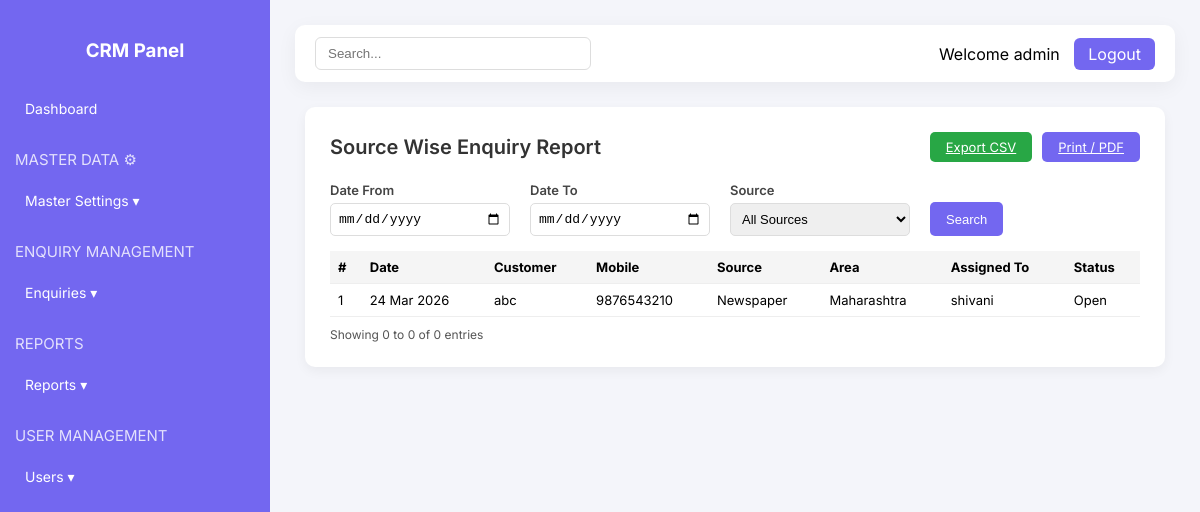
Screenshot of /reports/sourcewise-report (signed in) with the database file from the repository.
### app/models/user.py (models this page shows, shortened)
class User(db.Model, UserMixin):
    __tablename__ = "users"
    id = db.Column(db.Integer, primary_key=True)
    username = db.Column(db.String(150), unique=True, nullable=False)
    email = db.Column(db.String(150), unique=True)
    password = db.Column(db.String(255), nullable=False)
    role = db.Column(db.String(50), nullable=False, default="Admin")
    assigned_enquiries = db.relationship(
        "Enquiry",
        foreign_keys="Enquiry.assigned_to",
        back_populates="assigned_user"
    )
    created_enquiries = db.relationship(
        "Enquiry",
        foreign_keys="Enquiry.created_by",
        back_populates="created_user"
    )

### app/models/enquiry.py (models this page shows)
class Enquiry(db.Model):
    __tablename__ = "enquiries"
    id = db.Column(db.Integer, primary_key=True)
    date = db.Column(db.Date, default=datetime.utcnow)
    customer = db.Column(db.String(100))
    mobile = db.Column(db.String(15))
    alt_mobile = db.Column(db.String(15))
    email = db.Column(db.String(100))
    source = db.Column(db.String(50))
    area = db.Column(db.String(100))
    city = db.Column(db.String(100))
    product = db.Column(db.String(100))
    assigned_to = db.Column(db.Integer, db.ForeignKey("users.id"))
    status = db.Column(db.String(50))       # Open, Followup, Closed
    closed = db.Column(db.String(50))
    assigned_to = db.Column(db.Integer, db.ForeignKey("users.id"), nullable=False)
    assigned_user = db.relationship(
        "User",
        foreign_keys=[assigned_to],
        back_populates="assigned_enquiries"
    )
    created_by = db.Column(db.Integer, db.ForeignKey("users.id"))
    created_user = db.relationship(
        "User",
        foreign_keys=[created_by],
        back_populates="created_enquiries"
    )
    status = db.Column(db.String(50), default="Open")
    closed = db.Column(db.String(20))
    remark = db.Column(db.Text)
    followup_date=db.Column(db.Date, nullable=True)
    followups = db.relationship("FollowUp", backref="enquiry", lazy=True)

### app/routes/reports_routes.py (the view, shortened to what this page needs)
@reports_bp.route("/sourcewise-report", methods=["GET"])
@login_required
def sourcewise_report():
    sources = db.session.query(Enquiry.source).distinct().all()
    date_from = request.args.get("date_from")
    date_to = request.args.get("date_to")
    source = request.args.get("source")
    query = Enquiry.query
    if date_from:
        query = query.filter(Enquiry.date >= date_from)
    if date_to:
        query = query.filter(Enquiry.date <= date_to)
    if source and source != "All Sources":
        query = query.filter(Enquiry.source == source)
    enquiries = query.order_by(Enquiry.date.desc()).all()
    if request.args.get("export") == "pdf":
        return render_template(
            "reports/sourcewise_report.html",
            enquiries=enquiries,
            print_mode=True
        )
    return render_template(
        "reports/sourcewise_report.html",
        enquiries=enquiries,
        sources=[s[0] for s in sources]
    )

### app/routes/auth_routes.py (called while the page is built)
@login_manager.user_loader
def load_user(user_id):
    return User.query.get(int(user_id))

### app/templates/reports/sourcewise_report.html (shortened to what this page needs)
{% extends "dashboard.html" %}
{% block content %}
<div class="container">
<div class="card">
<div class="card-header">
<h2>Source Wise Enquiry Report</h2>
<div class="top-buttons">
    <a href="{{ url_for('reports.sourcewise_report', export='csv', date_from=request.args.get('date_from'), date_to=request.args.get('date_to'), source=request.args.get('source')) }}" class="csv-btn">Export CSV</a>
    <a href="{{ url_for('reports.sourcewise_report', export='pdf', date_from=request.args.get('date_from'), date_to=request.args.get('date_to'), source=request.args.get('source')) }}" class="print-btn">Print / PDF</a>
</div>
</div>
<form method="GET">
<div class="filter-row">
<div class="filter-group">
<label>Date From</label>
<input type="date" name="date_from" value="{{ request.args.get('date_from','') }}">
</div>
<div class="filter-group">
<label>Date To</label>
 <input type="date" name="date_to" value="{{ request.args.get('date_to','') }}">
</div>
<div class="filter-group">
<label>Source</label>
<select name="source">
<option value="">All Sources</option>
</select>
</div>
<button class="search-btn" type="submit">Search</button>
</div>
</form>
<table>
<thead>
<tr>
<th>#</th>
<th>Date</th>
<th>Customer</th>
<th>Mobile</th>
<th>Source</th>
<th>Area</th>
<th>Assigned To</th>
<th>Status</th>
</tr>
</thead>
<tbody>
{% if enquiries %}
    {% for e in enquiries %}
    <tr>
        <td>{{ loop.index }}</td>
        <td>{{ e.date.strftime('%d %b %Y') if e.date else '' }}</td>
        <td>{{ e.customer }}</td>
        <td>{{ e.mobile }}</td>
        <td>{{ e.source }}</td>
        <td>{{ e.area }}</td>
        <td>{{ e.assigned_user.username if e.assigned_user else "" }}</td>
        <td>{{ e.status }}</td>
    </tr>
    {% endfor %}
{% else %}
<tr>
<td colspan="8" class="no-data">
No records found
</td>
</tr>
{% endif %}
</tbody>
</table>
<div class="table-footer">
Showing 0 to 0 of 0 entries
</div>
</div>
</div>
{% endblock %}

### app/templates/dashboard.html (shortened to what this page needs)
<!DOCTYPE html>
<html>
<head>
</head>
<body>
<div class="wrapper">
<div class="sidebar">
<h3>CRM Panel</h3>
<ul>
<li><a href="{{ url_for('dashboard.admin_dashboard') }}">Dashboard</a></li>
<p class="section-title">MASTER DATA ⚙</p>
<li>
<a onclick="toggleMenu('masterMenu')">Master Settings ▾</a>
</li>
<p class="section-title">ENQUIRY MANAGEMENT</p>
<li>
  <a onclick="toggleMenu('enquiryMenu')">Enquiries ▾</a>
</li>
<p class="section-title">REPORTS</p>
<li>
<a onclick="toggleMenu('reportsMenu')">Reports ▾</a>
</li>
<p class="section-title">USER MANAGEMENT</p>
<li>
<a onclick="toggleMenu('usersMenu')">Users ▾</a>
</li>
</ul>
</div>
<div class="content">
<div class="topbar">
<input class="search-input" type="text" placeholder="Search...">
<div>
<span style="margin-right:10px;">Welcome {{ current_user.username }}</span>
<a href="{{ url_for('auth.logout') }}" class="logout-btn">Logout</a>
</div>
</div>
{% set stats = stats or {} %}
{% block content %}{% endblock %}
</div>
</div>
</body>
</html>

### app/templates/dashboard.html (style rules this page uses)
body { margin:0; font-family: 'Inter', sans-serif; background:#f4f5fa; }
.wrapper { display:flex; }
.sidebar { width:240px; background:#7367f0; color:white; min-height:100vh; padding:20px 15px; transition: width 0.3s; }
.sidebar h3 { text-align:center; margin-bottom:30px; }
.sidebar ul { list-style:none; padding:0; }
.sidebar ul li { margin:8px 0; }
.sidebar ul li a { color:white; text-decoration:none; display:block; padding:8px 10px; border-radius:6px; font-size:14px; cursor:pointer; }
.content { flex:1; padding:25px; }
.topbar { display:flex; justify-content:space-between; align-items:center; background:white; padding:12px 20px; border-radius:10px; box-shadow:0 5px 20px rgba(0,0,0,0.05); margin-bottom:20px; }
.search-input { padding:8px 12px; border:1px solid #ddd; border-radius:6px; width:250px; }
.logout-btn { background:#7367f0; color:white; padding:6px 14px; border-radius:6px; text-decoration:none; }
.card { background:white; padding:20px; border-radius:12px; box-shadow:0 5px 20px rgba(0,0,0,0.05); }
.card h2 { margin:0; }
.section-title { margin-top:25px; font-size:15px; opacity:0.8; }

### app/templates/reports/sourcewise_report.html (style rules this page uses)
.container { max-width:1100px; margin:25px auto; padding:0 10px; }
.card { background:#fff; padding:25px; border-radius:10px; box-shadow:0 4px 12px rgba(0,0,0,0.05); }
.card-header { display:flex; justify-content:space-between; align-items:center; margin-bottom:20px; }
.card-header h2 { margin:0; font-size:20px; font-weight:600; color:#333; }
.top-buttons { display:flex; gap:10px; }
.csv-btn { background:#28a745; color:white; border:none; padding:7px 16px; border-radius:5px; cursor:pointer; font-size:13px; }
.print-btn { background:#7367f0; color:white; border:none; padding:7px 16px; border-radius:5px; cursor:pointer; font-size:13px; }
.filter-row { display:flex; gap:20px; align-items:end; margin-bottom:15px; flex-wrap:wrap; }
.filter-group { display:flex; flex-direction:column; width:180px; }
.filter-group label { font-size:13px; font-weight:600; margin-bottom:5px; color:#444; }
.filter-group input, .filter-group select { padding:7px; border:1px solid #ddd; border-radius:5px; font-size:13px; }
.search-btn { background:#7367f0; color:white; border:none; padding:7px 16px; border-radius:5px; cursor:pointer; font-size:13px; height:34px; }
table { width:100%; border-collapse:collapse; margin-top:10px; font-size:13px; }
thead { background:#f5f5f5; }
th, td { padding:8px; border-bottom:1px solid #eee; text-align:left; }
.table-footer { margin-top:10px; font-size:12px; color:#555; }

### rows the page displays
User: username "admin"
Enquiry: date "24 Mar 2026", customer "abc", mobile "9876543210", source "Newspaper", area "Maharashtra", assigned_user "shivani", status "Open"
